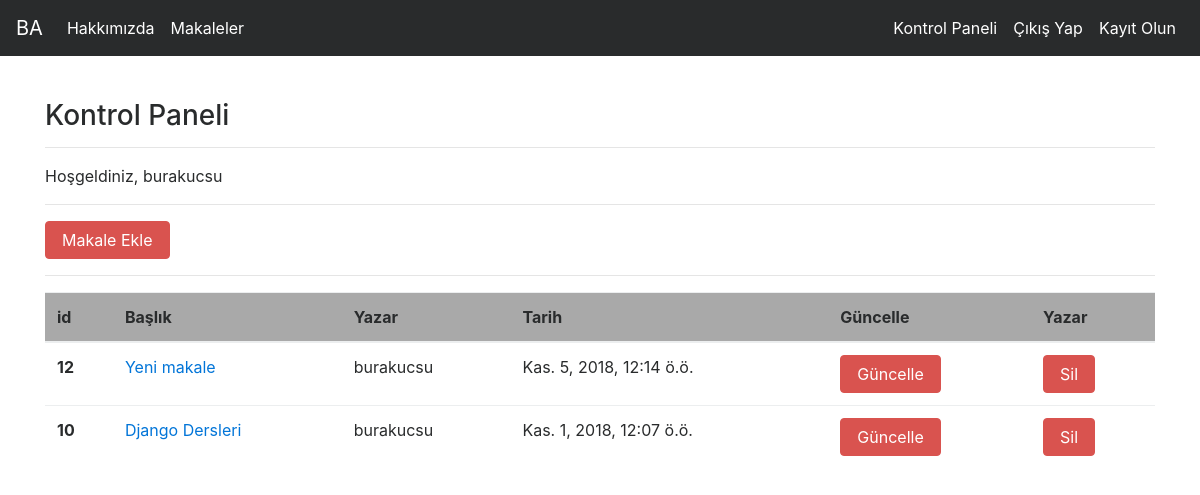
Screenshot of /articles/dashboard/ (signed in) with the database file from the repository.
### article/models.py (models this page shows, shortened)
class Article(models.Model):
    author=models.ForeignKey("auth.User",on_delete=models.CASCADE,verbose_name="Yazar") #Cascade mantığı eğer kullanıcı silinirse onun makaleleri de silinir
    title=models.CharField(max_length=50,verbose_name="Başlık")
    content=RichTextField()
    created_date=models.DateTimeField(auto_now_add=True,verbose_name="Oluşturma Tarihi")
    article_image=models.FileField(blank=True,null=True,verbose_name="Makaleye fotoğraf ekleyin")
    class Meta:
            ordering = ['-created_date']

### article/views.py (the view)
# urls.py: path('/dashboard/',views.dashboard,name="dashboard"),
@login_required(login_url="user:login")
def dashboard(request):
    articles = Article.objects.filter(author=request.user)
    context={
        "articles":articles
    }
    return render(request,"dashboard.html",context=context)

### templates/dashboard.html
{% extends "layout.html" %}
{% block body %}
<h3>Kontrol Paneli</h3>
<hr>
<p>Hoşgeldiniz, {{request.user.username}}</p>
<hr>
<a class="btn btn-danger" href="/articles/addarticle">Makale Ekle</a>
<hr>
{% if articles %}
<table class="table">
        <thead style="background:darkgrey">
          <tr>
            <th scope="col">id</th>
            <th scope="col">Başlık</th>
            <th scope="col">Yazar</th>
            <th scope="col">Tarih</th>
            <th scope="col">Güncelle</th>
            <th scope="col">Yazar</th>
          </tr>
        </thead>
        <tbody>
            {% for article in articles %}
            <tr>
                    <th scope="row">{{article.id}}</th>
                    <td><a href="{%url 'articles:detail' article.id%}">{{article.title}}</a></td>
                    <td>{{article.author.username}}</td>
                    <td>{{article.created_date}}</td>
                    <td><a href="{%url 'articles:update' article.id%}" class="btn btn-danger">Güncelle</a></td>
                    <td><a href="{%url 'articles:delete' article.id%}" class="btn btn-danger">Sil</a></td>
                  </tr>
            {% endfor %}
        </tbody>
      </table>
{% else %}
<div class="alert alert-danger">Henüz makaleniz bulunmuyor...</div>
{% endif %}
{% endblock body %}

### rows the page displays
Article: id "12", title "Yeni makale", author.username "burakucsu", created_date "Kas. 5, 2018, 12:14 ö.ö."
Article: id "10", title "Django Dersleri", author.username "burakucsu", created_date "Kas. 1, 2018, 12:07 ö.ö."

### other values shown
{{ request.user.username }} "burakucsu"
